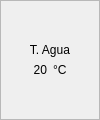
                              <widget class="QFrame" name="ind_t_agua">
                               <property name="minimumSize">
                                <size>
                                 <width>100</width>
                                 <height>120</height>
                                </size>
                               </property>
                               <property name="maximumSize">
                                <size>
                                 <width>100</width>
                                 <height>120</height>
                                </size>
                               </property>
                               <property name="styleSheet">
                                <string notr="true">background-color: qlineargradient(spread:pad, x1:0, y1:0, x2:0, y2:1, stop:0 rgba(17, 17, 17, 255), stop:{stop1} rgba(17, 17, 17, 255), stop:{stop2} rgba(190, 0, 60, 255), stop:1 rgba(190, 0, 60, 255));
</string>
                               </property>
                               <property name="frameShape">
                                <enum>QFrame::StyledPanel</enum>
                               </property>
                               <property name="frameShadow">
                                <enum>QFrame::Raised</enum>
                               </property>
                               <layout class="QVBoxLayout" name="verticalLayout_17">
                                <item>
                                 <spacer name="verticalSpacer_14">
                                  <property name="orientation">
                                   <enum>Qt::Vertical</enum>
                                  </property>
                                  <property name="sizeHint" stdset="0">
                                   <size>
                                    <width>20</width>
                                    <height>18</height>
                                   </size>
                                  </property>
                                 </spacer>
                                </item>
                                <item>
                                 <layout class="QVBoxLayout" name="verticalLayout_18">
                                  <item>
                                   <widget class="QLabel" name="label_19">
                                    <property name="styleSheet">
                                     <string notr="true">background-color: transparent;</string>
                                    </property>
                                    <property name="text">
                                     <string>T. Agua</string>
                                    </property>
                                    <property name="alignment">
                                     <set>Qt::AlignCenter</set>
                                    </property>
                                   </widget>
                                  </item>
                                  <item>
                                   <layout class="QHBoxLayout" name="horizontalLayout_16">
                                    <item>
                                     <widget class="QLabel" name="val_t_agua">
                                      <property name="styleSheet">
                                       <string notr="true">background-color: transparent;</string>
                                      </property>
                                      <property name="text">
                                       <string>20</string>
                                      </property>
                                      <property name="alignment">
                                       <set>Qt::AlignRight|Qt::AlignTrailing|Qt::AlignVCenter</set>
                                      </property>
                                     </widget>
                                    </item>
                                    <item>
                                     <widget class="QLabel" name="label_21">
                                      <property name="styleSheet">
                                       <string notr="true">background-color: transparent;</string>
                                      </property>
                                      <property name="text">
                                       <string>°C</string>
                                      </property>
                                      <property name="alignment">
                                       <set>Qt::AlignLeading|Qt::AlignLeft|Qt::AlignVCenter</set>
                                      </property>
                                     </widget>
                                    </item>
                                   </layout>
                                  </item>
                                 </layout>
                                </item>
                                <item>
                                 <spacer name="verticalSpacer_15">
                                  <property name="orientation">
                                   <enum>Qt::Vertical</enum>
                                  </property>
                                  <property name="sizeHint" stdset="0">
                                   <size>
                                    <width>20</width>
                                    <height>17</height>
                                   </size>
                                  </property>
                                 </spacer>
                                </item>
                               </layout>
                              </widget>
